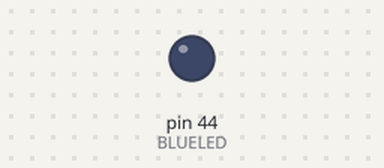
A sketch run on a simulated Arduino Mega 2560, built with avr-gcc and run on an emulated ATmega2560. On the bench: output pins drawn as LEDs (lit = HIGH). What the sketch prints to the serial monitor is not drawn.

Above: at 0.01 s.
At 11.8 s:
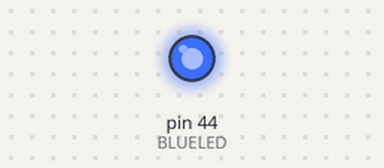
Timing chart, 0 to 13.3 s (numbered marks = the images above):
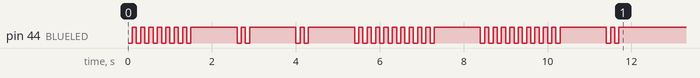

The sketch:

practica1_1.ino
```cpp
#define NIPLENGHT 6
#define BLUELED 44
#define REDLED 43

int NIP[NIPLENGHT] = {8,2,2,10,10,2};

void setup()
{

  Serial.begin(115200);
  pinMode(BLUELED,OUTPUT);

  Serial.println("BEGIN");
  for (int i =0 ; i<NIPLENGHT ;i++)
  {
    for (int j = 0; j<NIP[i];j++)
    {
      digitalWrite(BLUELED,LOW);
      delay(100);
      digitalWrite(BLUELED,HIGH);
      delay(100);
    }
    delay(1000);
  }

  Serial.println("FIN");
}

void loop()
{

}
```
